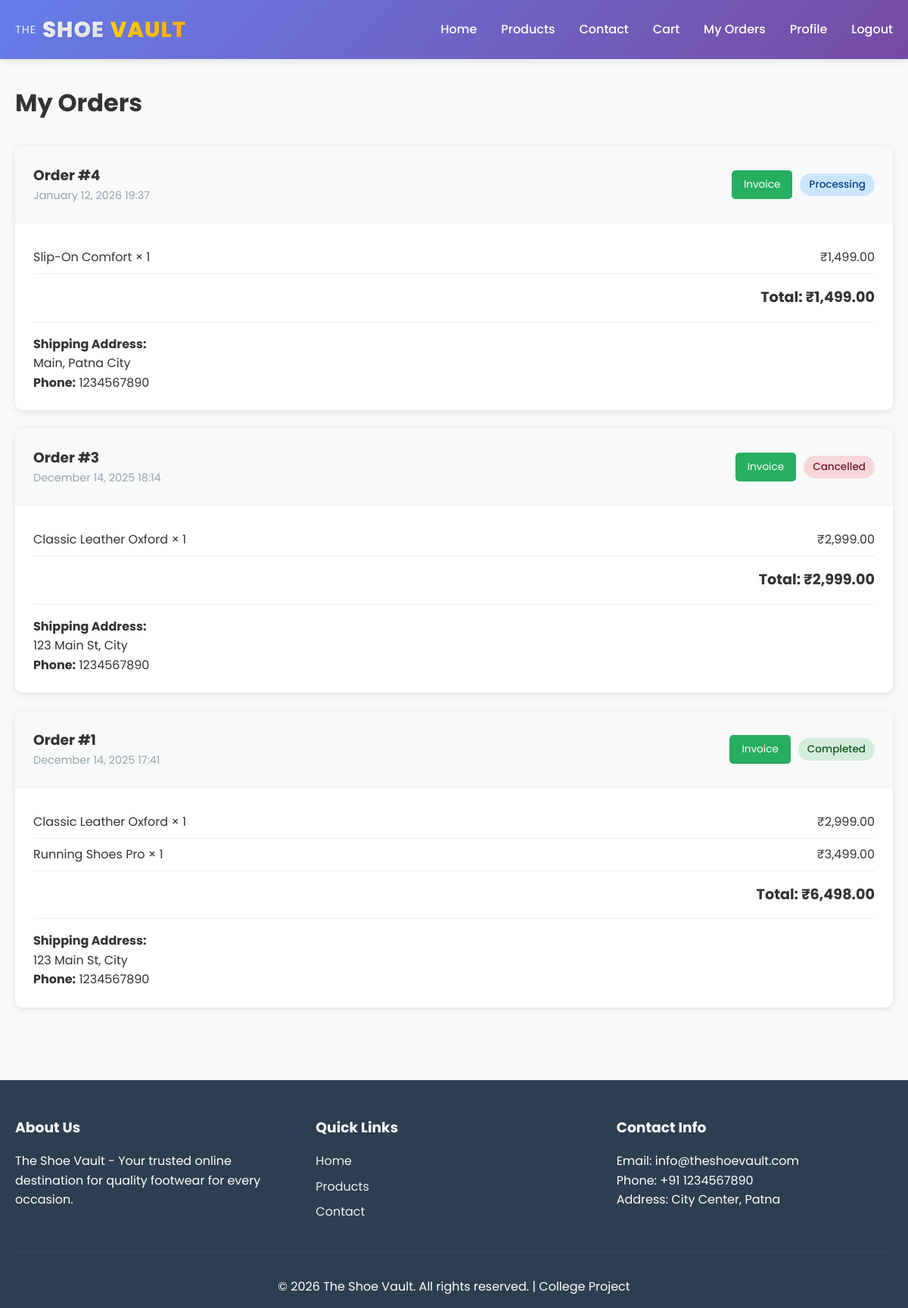
Page /orders.php (signed in) on the committed database.
### tables this page shows
CREATE TABLE `orders` (
  `id` int(11) NOT NULL,
  `user_id` int(11) NOT NULL,
  `total_amount` decimal(10,2) NOT NULL,
  `shipping_address` text NOT NULL,
  `phone` varchar(20) NOT NULL,
  `status` enum('pending','processing','completed','cancelled') DEFAULT 'pending',
  `created_at` timestamp NOT NULL DEFAULT current_timestamp(),
  `updated_at` timestamp NOT NULL DEFAULT current_timestamp() ON UPDATE current_timestamp(),
  `payment_method` varchar(50) DEFAULT 'COD',
  `payment_details` text DEFAULT NULL,
  `transaction_id` varchar(100) DEFAULT NULL
);

CREATE TABLE `order_items` (
  `id` int(11) NOT NULL,
  `order_id` int(11) NOT NULL,
  `product_id` int(11) NOT NULL,
  `product_name` varchar(200) NOT NULL,
  `quantity` int(11) NOT NULL,
  `price` decimal(10,2) NOT NULL,
  `subtotal` decimal(10,2) NOT NULL
);

### includes/config.php (called while the page is built, shortened)
<?php
function formatPrice($price)
{
    return '₹' . number_format($price, 2);
}

### orders.php (the view, shortened to what this page needs)
<?php
require_once 'includes/config.php';
$userId = $_SESSION['user_id'];
$ordersQuery = "SELECT * FROM orders WHERE user_id = $userId ORDER BY created_at DESC";
$ordersResult = mysqli_query($conn, $ordersQuery);
include 'includes/header.php';
?>
<div class="container">
    <h1>My Orders</h1>
    <?php if (mysqli_num_rows($ordersResult) > 0): ?>
        <div class="orders-list">
            <?php while ($order = mysqli_fetch_assoc($ordersResult)): ?>
                <?php
                $itemsQuery = "SELECT * FROM order_items WHERE order_id = {$order['id']}";
                $itemsResult = mysqli_query($conn, $itemsQuery);
                ?>
                <div class="order-card">
                    <div class="order-card-header">
                        <div>
                            <h3>Order #<?php echo $order['id']; ?></h3>
                            <p class="order-date"><?php echo date('F d, Y H:i', strtotime($order['created_at'])); ?></p>
                        </div>
                        <div style="display: flex; align-items: center; gap: 10px;">
                            <a href="invoice.php?order_id=<?php echo $order['id']; ?>" class="btn btn-small btn-success" target="_blank" title="Download Invoice">
                                <i class="fas fa-file-invoice"></i> Invoice
                            </a>
                            <span class="status-badge status-<?php echo $order['status']; ?>">
                                <?php echo ucfirst($order['status']); ?>
                            </span>
                        </div>
                    </div>
                    <div class="order-card-body">
                        <div class="order-items-mini">
                            <?php while ($item = mysqli_fetch_assoc($itemsResult)): ?>
                                <div class="order-item-mini">
                                    <span><?php echo htmlspecialchars($item['product_name']); ?> × <?php echo $item['quantity']; ?></span>
                                    <span><?php echo formatPrice($item['subtotal']); ?></span>
                                </div>
                            <?php endwhile; ?>
                        </div>
                        <div class="order-total">
                            <strong>Total: <?php echo formatPrice($order['total_amount']); ?></strong>
                        </div>
                        <div class="order-shipping">
                            <p><strong>Shipping Address:</strong></p>
                            <p><?php echo nl2br(htmlspecialchars($order['shipping_address'])); ?></p>
                            <p><strong>Phone:</strong> <?php echo htmlspecialchars($order['phone']); ?></p>
                        </div>
                    </div>
                </div>
            <?php endwhile; ?>
        </div>
    <?php endif; ?>
</div>
<?php include 'includes/footer.php'; ?>

### assets/css/style.css (style rules this page uses)
* { margin: 0; padding: 0; box-sizing: border-box; }
body { font-family: 'Poppins', -apple-system, BlinkMacSystemFont, 'Segoe UI', Roboto, 'Helvetica Neue', Arial, sans-serif; line-height: 1.6; color: #333; background-color: #f8f9fa; }
.container { max-width: 1200px; margin: 0 auto; padding: 0 20px; }
.btn { display: inline-block; padding: 0.6rem 1.5rem; border: none; border-radius: 5px; cursor: pointer; text-decoration: none; font-size: 1rem; transition: all 0.3s; text-align: center; }
.btn-success { background: #27ae60; color: white; }
.btn-small { padding: 0.5rem 1rem; font-size: 0.85rem; }
.status-badge { display: inline-block; padding: 0.25rem 0.75rem; border-radius: 15px; font-size: 0.85rem; font-weight: 500; }
.status-processing { background: #cce5ff; color: #004085; }
.status-completed { background: #d4edda; color: #155724; }
.status-cancelled { background: #f8d7da; color: #721c24; }
.orders-list { display: flex; flex-direction: column; gap: 1.5rem; margin-top: 2rem; }
.order-card { background: white; border-radius: 10px; box-shadow: 0 2px 10px rgba(0,0,0,0.1); overflow: hidden; }
.order-card-header { display: flex; justify-content: space-between; align-items: center; padding: 1.5rem; background: #f8f9fa; border-bottom: 1px solid #ecf0f1; }
.order-date { color: #95a5a6; font-size: 0.9rem; }
.order-card-body { padding: 1.5rem; }
.order-items-mini { margin-bottom: 1rem; }
.order-item-mini { display: flex; justify-content: space-between; padding: 0.5rem 0; border-bottom: 1px solid #ecf0f1; }
.order-total { text-align: right; font-size: 1.2rem; margin: 1rem 0; }
.order-shipping { margin-top: 1rem; padding-top: 1rem; border-top: 1px solid #ecf0f1; }

### rows in the picture
orders: id "4", created_at "January 12, 2026 19:37", status "Processing", total_amount "₹1,499.00", shipping_address "Main, Patna City", phone "1234567890"
order_items: product_name "Slip-On Comfort", quantity "1", subtotal "₹1,499.00"
orders: id "3", created_at "December 14, 2025 18:14", status "Cancelled", total_amount "₹2,999.00", shipping_address "123 Main St, City", phone "1234567890"
order_items: product_name "Classic Leather Oxford", quantity "1", subtotal "₹2,999.00"
orders: id "1", created_at "December 14, 2025 17:41", status "Completed", total_amount "₹6,498.00", shipping_address "123 Main St, City", phone "1234567890"
order_items: product_name "Classic Leather Oxford", quantity "1", subtotal "₹2,999.00"
order_items: product_name "Running Shoes Pro", quantity "1", subtotal "₹3,499.00"
